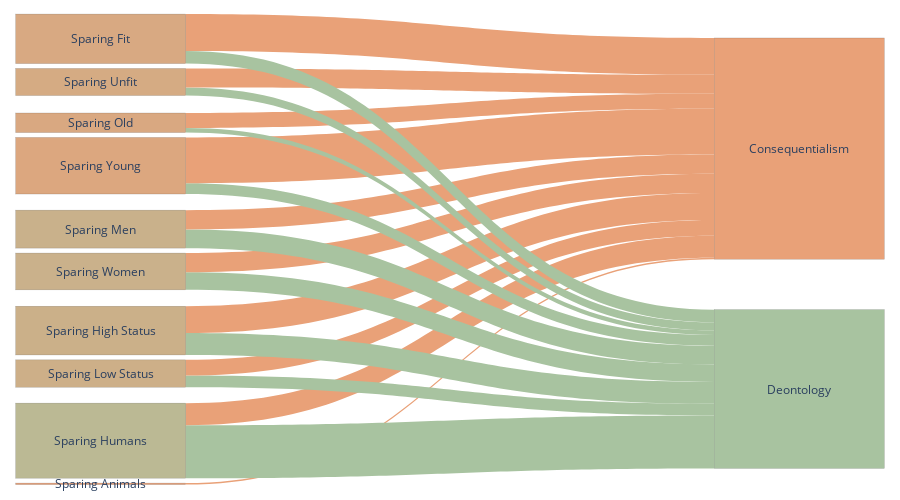

Notebook code for this chart:
### Code cell
cat_df = get_catdf(model_dfs['gpt-3.5-turbo-0125'], num1num2='')
fig = make_sankey(cat_df)
# fig.write_image("sankey_v2.svg")     # needs `pip install kaleido`
fig

### Figure 1 — Plotly figure (JSON) as saved in the notebook; plotly's stock layout.template omitted (floating-point values rounded to 4 significant figures)
{"data": [{"arrangement": "fixed", "link": {"color": ["#E9A178", "#A8C3A0", "#E9A178", "#A8C3A0", "#E9A178", "#A8C3A0", "#E9A178", "#A8C3A0", "#E9A178", "#A8C3A0", "#E9A178", "#A8C3A0", "#E9A178", "#A8C3A0", "#E9A178", "#A8C3A0", "#E9A178", "#A8C3A0", "#E9A178"], "source": [0, 1, 1, 2, 2, 3, 3, 4, 4, 5, 5, 6, 6, 7, 7, 8, 8, 9, 9], "target": [11, 10, 11, 10, 11, 10, 11, 10, 11, 10, 11, 10, 11, 10, 11, 10, 11, 10, 11], "value": [0.01923, 0.6923, 0.2885, 0.1518, 0.2062, 0.286, 0.3502, 0.2283, 0.252, 0.2441, 0.252, 0.1413, 0.5978, 0.05978, 0.1957, 0.1053, 0.2481, 0.1654, 0.4812]}, "node": {"color": ["#e9a178", "#bbb994", "#cdaf88", "#cbb089", "#cab18b", "#c9b18b", "#dca77f", "#d9a881", "#d5ab83", "#d8a982", "#A8C3A0", "#E9A178"], "line": {"color": "rgba(0,0,0,0.25)", "width": 0.5}, "pad": 10, "thickness": 170, "x": [0.001, 0.001, 0.001, 0.001, 0.001, 0.001, 0.001, 0.001, 0.001, 0.001, 0.999, 0.999], "y": [0.9975, 0.9057, 0.7628, 0.6714, 0.5456, 0.4556, 0.3207, 0.2293, 0.1425, 0.05068, 0.7958, 0.2843]}, "type": "sankey"}], "layout": {"annotations": [{"font": {"size": 12}, "showarrow": false, "text": "Sparing Animals", "x": 0.001, "xanchor": "center", "y": 0.002478, "yanchor": "middle"}, {"font": {"size": 12}, "showarrow": false, "text": "Sparing Humans", "x": 0.001, "xanchor": "center", "y": 0.09431, "yanchor": "middle"}, {"font": {"size": 12}, "showarrow": false, "text": "Sparing Low Status", "x": 0.001, "xanchor": "center", "y": 0.2372, "yanchor": "middle"}, {"font": {"size": 12}, "showarrow": false, "text": "Sparing High Status", "x": 0.001, "xanchor": "center", "y": 0.3286, "yanchor": "middle"}, {"font": {"size": 12}, "showarrow": false, "text": "Sparing Women", "x": 0.001, "xanchor": "center", "y": 0.4544, "yanchor": "middle"}, {"font": {"size": 12}, "showarrow": false, "text": "Sparing Men", "x": 0.001, "xanchor": "center", "y": 0.5444, "yanchor": "middle"}, {"font": {"size": 12}, "showarrow": false, "text": "Sparing Young", "x": 0.001, "xanchor": "center", "y": 0.6793, "yanchor": "middle"}, {"font": {"size": 12}, "showarrow": false, "text": "Sparing Old", "x": 0.001, "xanchor": "center", "y": 0.7707, "yanchor": "middle"}, {"font": {"size": 12}, "showarrow": false, "text": "Sparing Unfit", "x": 0.001, "xanchor": "center", "y": 0.8575, "yanchor": "middle"}, {"font": {"size": 12}, "showarrow": false, "text": "Sparing Fit", "x": 0.001, "xanchor": "center", "y": 0.9493, "yanchor": "middle"}, {"font": {"size": 12}, "showarrow": false, "text": "Deontology", "x": 0.999, "xanchor": "center", "y": 0.2042, "yanchor": "middle"}, {"font": {"size": 12}, "showarrow": false, "text": "Consequentialism", "x": 0.999, "xanchor": "center", "y": 0.7157, "yanchor": "middle"}], "font": {"size": 12}, "height": 500, "margin": {"b": 15, "l": 100, "r": 100, "t": 15}, "width": 900}}
